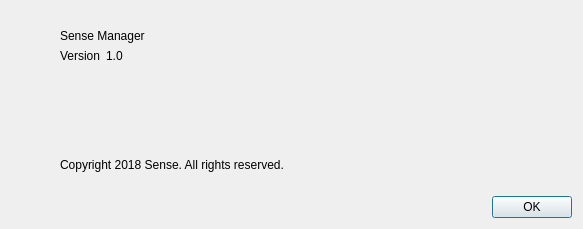
<?xml version="1.0" encoding="UTF-8"?>
<ui version="4.0">
 <class>AboutDialog</class>
 <widget class="QDialog" name="AboutDialog">
  <property name="geometry">
   <rect>
    <x>0</x>
    <y>0</y>
    <width>583</width>
    <height>229</height>
   </rect>
  </property>
  <property name="windowTitle">
   <string>About</string>
  </property>
  <layout class="QVBoxLayout" name="verticalLayout">
   <item>
    <widget class="QWidget" name="widget" native="true">
     <layout class="QHBoxLayout" name="horizontalLayout">
      <item>
       <widget class="QWidget" name="widget_2" native="true">
        <layout class="QVBoxLayout" name="verticalLayout_2">
         <item>
          <widget class="QLabel" name="label">
           <property name="text">
            <string/>
           </property>
           <property name="pixmap">
            <pixmap resource="../res/res.qrc">:/icons/ui/manager.png</pixmap>
           </property>
           <property name="scaledContents">
            <bool>false</bool>
           </property>
           <property name="alignment">
            <set>Qt::AlignLeading|Qt::AlignLeft|Qt::AlignVCenter</set>
           </property>
          </widget>
         </item>
        </layout>
       </widget>
      </item>
      <item>
       <widget class="QWidget" name="widget_3" native="true">
        <property name="sizePolicy">
         <sizepolicy hsizetype="MinimumExpanding" vsizetype="Preferred">
          <horstretch>0</horstretch>
          <verstretch>0</verstretch>
         </sizepolicy>
        </property>
        <layout class="QFormLayout" name="formLayout">
         <item row="1" column="0">
          <widget class="QLabel" name="label_2">
           <property name="text">
            <string>Version</string>
           </property>
          </widget>
         </item>
         <item row="1" column="1">
          <widget class="QLabel" name="version">
           <property name="text">
            <string>1.0</string>
           </property>
          </widget>
         </item>
         <item row="3" column="0" colspan="2">
          <widget class="QLabel" name="label_4">
           <property name="text">
            <string>Copyright 2018 Sense. All rights reserved.</string>
           </property>
           <property name="wordWrap">
            <bool>true</bool>
           </property>
          </widget>
         </item>
         <item row="2" column="0">
          <spacer name="verticalSpacer">
           <property name="orientation">
            <enum>Qt::Vertical</enum>
           </property>
           <property name="sizeHint" stdset="0">
            <size>
             <width>20</width>
             <height>40</height>
            </size>
           </property>
          </spacer>
         </item>
         <item row="0" column="0" colspan="2">
          <widget class="QLabel" name="label_5">
           <property name="text">
            <string>Sense Manager</string>
           </property>
          </widget>
         </item>
        </layout>
       </widget>
      </item>
     </layout>
    </widget>
   </item>
   <item>
    <widget class="QDialogButtonBox" name="buttonBox">
     <property name="orientation">
      <enum>Qt::Horizontal</enum>
     </property>
     <property name="standardButtons">
      <set>QDialogButtonBox::Ok</set>
     </property>
    </widget>
   </item>
  </layout>
 </widget>
 <resources>
  <include location="../res/res.qrc"/>
 </resources>
 <connections>
  <connection>
   <sender>buttonBox</sender>
   <signal>accepted()</signal>
   <receiver>AboutDialog</receiver>
   <slot>accept()</slot>
   <hints>
    <hint type="sourcelabel">
     <x>248</x>
     <y>254</y>
    </hint>
    <hint type="destinationlabel">
     <x>157</x>
     <y>274</y>
    </hint>
   </hints>
  </connection>
  <connection>
   <sender>buttonBox</sender>
   <signal>rejected()</signal>
   <receiver>AboutDialog</receiver>
   <slot>reject()</slot>
   <hints>
    <hint type="sourcelabel">
     <x>316</x>
     <y>260</y>
    </hint>
    <hint type="destinationlabel">
     <x>286</x>
     <y>274</y>
    </hint>
   </hints>
  </connection>
 </connections>
</ui>
